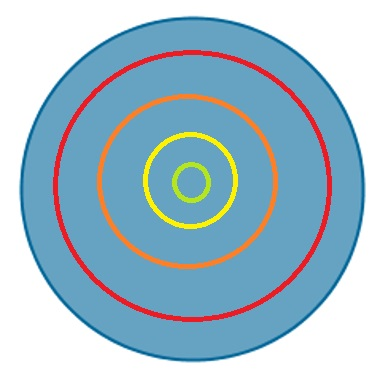
#> input picture fonte2.jpg, 380 x 380 px
$ python stack.py fonte2.jpg
#> lines starting #> are read from the running program, lines starting #| are printed output that depends on the picture
import sys
import PIL
from PIL import Image, ImagePalette

def quantizetopalette(silf, palette, dither=False):
    """Convert an RGB or L mode image to use a given P image's palette."""

    silf.load()

    # use palette from reference image made below
    palette.load()
    im = silf.im.convert("P", 0, palette.im)
    # the 0 above means turn OFF dithering making solid colors
    return silf._new(im)

if __name__ == "__main__":
    import sys, os

for imgfn in sys.argv[1:]:
    palettedata = [ 0, 0, 0, 255, 0, 0, 255, 255, 0, 0, 255, 0, 255, 255, 255,85,255,85, 255,85,85, 255,255,85]

#   palettedata = [ 0, 0, 0, 0,170,0, 170,0,0, 170,85,0,] # pallet 0 dark
#   palettedata = [ 0, 0, 0, 85,255,85, 255,85,85, 255,255,85]  # pallet 0 light

#   palettedata = [ 0, 0, 0, 85,255,255, 255,85,255, 255,255,255,]  #pallete 1 light
#   palettedata = [ 0, 0, 0, 0,170,170, 170,0,170, 170,170,170,] #pallete 1 dark
#   palettedata = [ 0,0,170, 0,170,170, 170,0,170, 170,170,170,] #pallete 1 dark sp

#   palettedata = [ 0, 0, 0, 0,170,170, 170,0,0, 170,170,170,] # pallet 3 dark
#   palettedata = [ 0, 0, 0, 85,255,255, 255,85,85, 255,255,255,] # pallet 3 light

#  grey  85,85,85) blue (85,85,255) green (85,255,85) cyan (85,255,255) lightred 255,85,85 magenta (255,85,255)  yellow (255,255,85)
# black 0, 0, 0,  blue (0,0,170) darkred 170,0,0 green (0,170,0)  cyan (0,170,170)magenta (170,0,170) brown(170,85,0) light grey (170,170,170)
#
# below is the meat we make an image and assign it a palette
# after which it's used to quantize the input image, then that is saved
    palimage = Image.new('P', (16, 16))
#> palimage: PIL image 16x16 P; every value is 0
    palimage.putpalette(palettedata *32)
    oldimage = Image.open(sys.argv[1])
#> oldimage is the input picture: PIL image 380x380 RGB; mean R, G, B 161.8, 190.1, 204.3
    oldimage = oldimage.convert("RGB")
    newimage = quantizetopalette(oldimage, palimage, dither=False)
#> in quantizetopalette, `return silf._new(im)`:
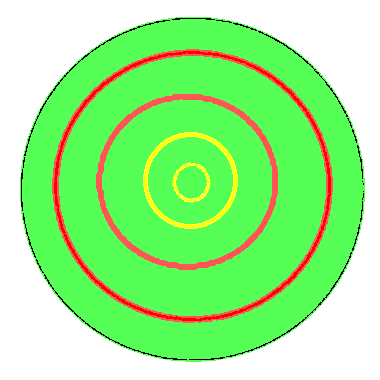
#> returned value: PIL image 380x380 P; mean R, G, B 156.4, 241, 141.9
    dirname, filename= os.path.split(imgfn)
    name, ext= os.path.splitext(filename)
    newpathname= os.path.join(dirname, "cga-%s.png" % name)
    newimage.save(newpathname)

#   palimage.putpalette(palettedata *64)  64 times 4 colors on the 256 index 4 times, == 256 colors, we made a 256 color pallet.


# [15 lines left out: function get_colors, not called in this run]

# get_colors()

def get_colors2():
	# img = Image.open('palheta3.jpg')
	img = Image.open('fonte.jpg')
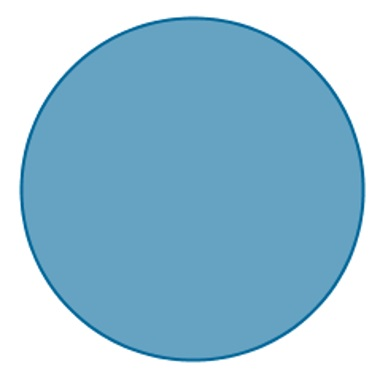
#> input picture fonte.jpg, 380 x 380 px
#> img is the input picture: PIL image 380x380 RGB; mean R, G, B 153.3, 193.8, 214.3
	# img = img.quantize(colors=5, method=1)
	img = img.quantize(colors=5, method=1)
#> img: PIL image 380x380 P
	# img.show()
	pal = img.getpalette()
#> pal = [0, 89, 130, 255, 255, 255, 117, 178, 207, 49, 136, 181, 178, 223, 242]
	# [4 lines of commented-out code are left out]
#> (the run stopped early here; a loop or call above may not have finished)
